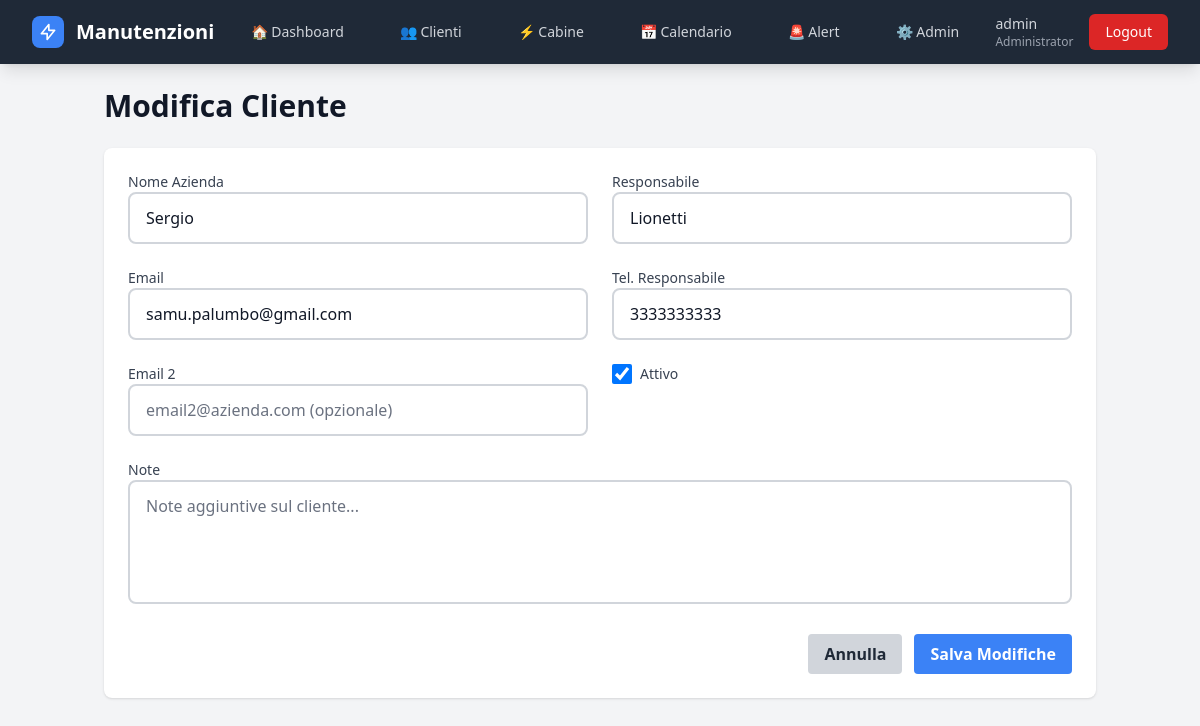
Page /clienti/1/modifica/ (signed in) on the committed database.
### gestione/models.py (models this page shows, shortened)
class User(AbstractUser):
    RUOLI_CHOICES = [
        ('Administrator', 'Administrator'),
        ('Controlroom', 'Controlroom'),
        ('Operatore', 'Operatore'),
    ]
    ruolo = models.CharField(max_length=20, choices=RUOLI_CHOICES, default='Operatore')
    def is_administrator(self):
        return self.is_superuser or self.ruolo == 'Administrator'

class Cliente(models.Model):
    nome_azienda = models.CharField(max_length=200, verbose_name="Nome Azienda")
    responsabile = models.CharField(max_length=100, verbose_name="Responsabile")
    telefono_responsabile = models.CharField(max_length=20, verbose_name="Tel. Responsabile")
    email = models.EmailField(verbose_name="Email")
    email2 = models.EmailField(blank=True, verbose_name="Email 2")
    note = models.TextField(blank=True, verbose_name="Note")
    attivo = models.BooleanField(default=True, verbose_name="Attivo")
    data_creazione = models.DateTimeField(auto_now_add=True)
    data_modifica = models.DateTimeField(auto_now=True)
    class Meta:
        verbose_name = "Cliente"
        verbose_name_plural = "Clienti"
        ordering = ['nome_azienda']

### gestione/views.py (the view)
# urls.py: path('clienti/<int:cliente_id>/modifica/', views.modifica_cliente, name='modifica_cliente'),
@login_required
def modifica_cliente(request, cliente_id):
    if not (request.user.is_administrator() or request.user.is_controlroom()):
        messages.error(request, "Non hai i permessi.")
        return redirect('dashboard')
    cliente = get_object_or_404(Cliente, id=cliente_id)
    if request.method == 'POST':
        form = ClienteForm(request.POST, instance=cliente)
        if form.is_valid():
            cliente = form.save()
            messages.success(request, f"Cliente {cliente.nome_azienda} modificato!")
            return redirect('dettaglio_cliente', cliente_id=cliente.id)
    else:
        form = ClienteForm(instance=cliente)
    return render(request, 'clienti/modifica.html', {'form': form, 'cliente': cliente})

### gestione/context_processors.py (called while the page is built)
def alert_count(request):
    if not request.user.is_authenticated:
        return {}
    alert_attivi = Alert.objects.filter(silenziato=False)
    scaduti = sum(1 for a in alert_attivi if a.priorita == "scaduto")
    in_scadenza = sum(1 for a in alert_attivi if a.priorita == "in_scadenza")
    return {
        "alert_scaduti": scaduti,
        "alert_in_scadenza": in_scadenza,
        "alert_count": scaduti + in_scadenza,
    }

### gestione/models.py (called while the page is built)
    @property
    def giorni_restanti(self):
        data_riferimento = self.posticipato_a or self.scadenza
        return (data_riferimento - timezone.localdate()).days

    @property
    def priorita(self):
        giorni = self.giorni_restanti
        if giorni < 0:
            return "scaduto"
        elif giorni < 30:
            return "in_scadenza"
        else:
            return "normale"

### templates/clienti/modifica.html (shortened to what this page needs)
{% extends 'base.html' %}
{% block content %}
<div class="container mx-auto px-4 py-6">
    <h1 class="text-3xl font-bold text-gray-900 mb-6">Modifica Cliente</h1>
    <div class="bg-white shadow rounded-lg p-6">
        <form method="post">
            <div class="grid grid-cols-1 md:grid-cols-2 gap-6">
                <div>
                    <label class="block text-sm font-medium text-gray-700">{{ form.nome_azienda.label }}</label>
                    {{ form.nome_azienda }}
                </div>
                <div>
                    <label class="block text-sm font-medium text-gray-700">{{ form.responsabile.label }}</label>
                    {{ form.responsabile }}
                </div>
                <div>
                    <label class="block text-sm font-medium text-gray-700">{{ form.email.label }}</label>
                    {{ form.email }}
                </div>
                <div>
                    <label class="block text-sm font-medium text-gray-700">{{ form.telefono_responsabile.label }}</label>
                    {{ form.telefono_responsabile }}
                </div>
                <div>
                    <label class="block text-sm font-medium text-gray-700">{{ form.email2.label }}</label>
                    {{ form.email2 }}
                </div>
                <div>
                    <label class="flex items-center">
                        {{ form.attivo }}
                        <span class="ml-2 text-sm text-gray-700">{{ form.attivo.label }}</span>
                    </label>
                </div>
            </div>
            <div class="mt-6">
                <label class="block text-sm font-medium text-gray-700">{{ form.note.label }}</label>
                {{ form.note }}
            </div>
            <div class="mt-6 flex justify-end space-x-3">
                <a href="{% url 'dettaglio_cliente' cliente.id %}" class="bg-gray-300 hover:bg-gray-400 text-gray-800 font-bold py-2 px-4 rounded">
                    Annulla
                </a>
                <button type="submit" class="bg-blue-500 hover:bg-blue-700 text-white font-bold py-2 px-4 rounded">
                    Salva Modifiche
                </button>
            </div>
        </form>
    </div>
</div>
{% endblock %}

### templates/base.html (shortened to what this page needs)
<!DOCTYPE html>
<html lang="it">
<head>
    <script src="https://cdn.tailwindcss.com"></script>
<link href="https://cdn.jsdelivr.net/npm/fullcalendar@6.1.10/index.global.min.css" rel="stylesheet">
</head>
<body class="bg-gray-100 min-h-screen">
    {% if user.is_authenticated %}
    <nav class="bg-primary shadow-lg fixed w-full top-0 z-50">
        <div class="max-w-7xl mx-auto px-4 sm:px-6 lg:px-8">
            <div class="flex justify-between h-16">
                <div class="flex items-center">
                    <div class="flex-shrink-0">
                        <a href="{% url 'dashboard' %}" class="flex items-center">
                            <div class="w-8 h-8 bg-blue-500 rounded-lg flex items-center justify-center mr-3">
                                <svg class="w-5 h-5 text-white" fill="none" stroke="currentColor" viewBox="0 0 24 24">
                                    <path stroke-linecap="round" stroke-linejoin="round" stroke-width="2"
                                        d="M13 10V3L4 14h7v7l9-11h-7z"></path>
                                </svg>
                            </div>
                            <span class="text-white text-xl font-bold">Manutenzioni</span>
                        </a>
                    </div>
                </div>
                <div class="hidden md:flex items-center space-x-8">
                    <a href="{% url 'dashboard' %}"
                        class="text-gray-300 hover:text-white px-3 py-2 rounded-md text-sm font-medium transition-colors
                              {% if request.resolver_match.url_name == 'dashboard' %}bg-secondary text-white{% endif %}">
                        🏠 Dashboard
                    </a>
                    <a href="{% url 'lista_clienti' %}" class="text-gray-300 hover:text-white px-3 py-2 rounded-md text-sm font-medium transition-colors
                              {% if 'clienti' in request.resolver_match.url_name %}bg-secondary text-white{% endif %}">
                        👥 Clienti
                    </a>
                    <a href="{% url 'lista_cabine' %}" class="text-gray-300 hover:text-white px-3 py-2 rounded-md text-sm font-medium transition-colors
                              {% if 'cabine' in request.resolver_match.url_name %}bg-secondary text-white{% endif %}">
                        ⚡ Cabine
                    </a>
                    <a href="{% url 'calendario' %}"
   class="text-gray-300 hover:text-white px-3 py-2 rounded-md text-sm font-medium transition-colors
          {% if request.resolver_match.url_name == 'calendario' %}bg-secondary text-white{% endif %}">
    📅 Calendario
</a>
                    <a href="{% url 'lista_alert' %}" class="text-gray-300 hover:text-white px-3 py-2 rounded-md text-sm font-medium transition-colors relative
          {% if request.resolver_match.url_name == 'lista_alert' %}bg-secondary text-white{% endif %}">
                        🚨 Alert
                    </a>
                    {% if user.is_administrator %}
                    <a href="/admin/"
                        class="text-gray-300 hover:text-white px-3 py-2 rounded-md text-sm font-medium transition-colors">
                        ⚙️ Admin
                    </a>
                    {% endif %}
                </div>
                <div class="hidden md:flex items-center space-x-4">
                    <div class="text-gray-300 text-sm">
                        <span class="font-medium">{{ user.get_full_name|default:user.username }}</span>
                        <span class="text-xs block text-gray-400">
                            {% if user.is_administrator %}Administrator
                            {% elif user.is_controlroom %}Control Room
                            {% elif user.is_operatore %}Operatore
                            {% endif %}
                        </span>
                    </div>
                    <a href="{% url 'logout' %}"
                        class="bg-red-600 hover:bg-red-700 text-white px-4 py-2 rounded-md text-sm font-medium transition-colors">
                        Logout
                    </a>
                </div>
            </div>
        </div>
    </nav>
    {% endif %}
    <main class="{% if user.is_authenticated %}pt-16{% endif %}">
        {% block content %}
        {% endblock %}
    </main>
</body>
</html>

### rows in the picture
User: get_full_name "admin"
Cliente: nome_azienda "Sergio", responsabile "Lionetti", email "samu.palumbo@gmail.com", telefono_responsabile "3333333333", attivo "☑"
